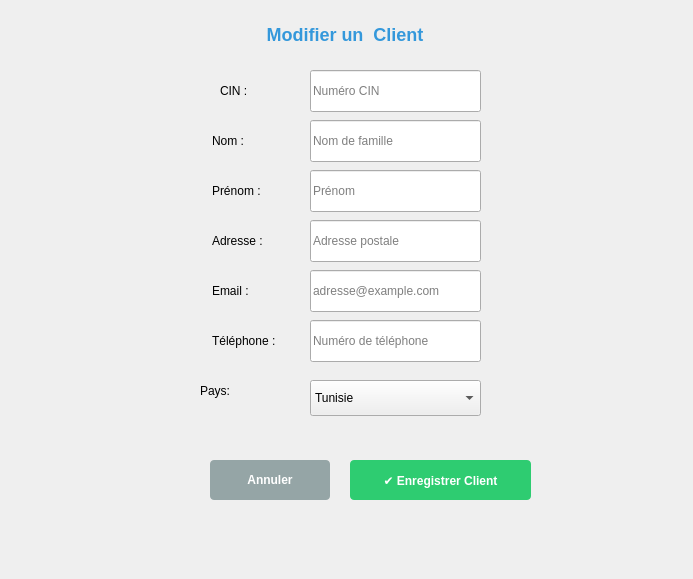
<?xml version="1.0" encoding="UTF-8"?>
<ui version="4.0">
 <class>Dialog</class>
 <widget class="QDialog" name="Dialog">
  <property name="geometry">
   <rect>
    <x>0</x>
    <y>0</y>
    <width>693</width>
    <height>579</height>
   </rect>
  </property>
  <property name="windowTitle">
   <string>Dialog</string>
  </property>
  <property name="styleSheet">
   <string notr="true"/>
  </property>
  <widget class="QLabel" name="label_4">
   <property name="geometry">
    <rect>
     <x>220</x>
     <y>70</y>
     <width>42</width>
     <height>42</height>
    </rect>
   </property>
   <property name="text">
    <string>CIN :</string>
   </property>
  </widget>
  <widget class="QLabel" name="label_8">
   <property name="geometry">
    <rect>
     <x>212</x>
     <y>170</y>
     <width>71</width>
     <height>42</height>
    </rect>
   </property>
   <property name="text">
    <string>Prénom :</string>
   </property>
  </widget>
  <widget class="QLabel" name="label_25">
   <property name="geometry">
    <rect>
     <x>212</x>
     <y>320</y>
     <width>88</width>
     <height>42</height>
    </rect>
   </property>
   <property name="text">
    <string>Téléphone :</string>
   </property>
  </widget>
  <widget class="QLineEdit" name="telephoneLineEdit">
   <property name="geometry">
    <rect>
     <x>310</x>
     <y>320</y>
     <width>171</width>
     <height>42</height>
    </rect>
   </property>
   <property name="placeholderText">
    <string>Numéro de téléphone</string>
   </property>
  </widget>
  <widget class="QLineEdit" name="adresseLineEdit">
   <property name="geometry">
    <rect>
     <x>310</x>
     <y>220</y>
     <width>171</width>
     <height>42</height>
    </rect>
   </property>
   <property name="placeholderText">
    <string>Adresse postale</string>
   </property>
  </widget>
  <widget class="QLineEdit" name="nomLineEdit">
   <property name="geometry">
    <rect>
     <x>310</x>
     <y>120</y>
     <width>171</width>
     <height>42</height>
    </rect>
   </property>
   <property name="text">
    <string/>
   </property>
   <property name="placeholderText">
    <string>Nom de famille</string>
   </property>
  </widget>
  <widget class="QLabel" name="label_3">
   <property name="geometry">
    <rect>
     <x>212</x>
     <y>120</y>
     <width>51</width>
     <height>42</height>
    </rect>
   </property>
   <property name="text">
    <string>Nom :</string>
   </property>
  </widget>
  <widget class="QLineEdit" name="prenomLineEdit">
   <property name="geometry">
    <rect>
     <x>310</x>
     <y>170</y>
     <width>171</width>
     <height>42</height>
    </rect>
   </property>
   <property name="placeholderText">
    <string>Prénom</string>
   </property>
  </widget>
  <widget class="QLineEdit" name="cinLineEdit">
   <property name="geometry">
    <rect>
     <x>310</x>
     <y>70</y>
     <width>171</width>
     <height>42</height>
    </rect>
   </property>
   <property name="readOnly">
    <bool>true</bool>
   </property>
   <property name="placeholderText">
    <string>Numéro CIN</string>
   </property>
  </widget>
  <widget class="QLabel" name="label_27">
   <property name="geometry">
    <rect>
     <x>212</x>
     <y>270</y>
     <width>54</width>
     <height>42</height>
    </rect>
   </property>
   <property name="text">
    <string>Email :</string>
   </property>
  </widget>
  <widget class="QLabel" name="label_24">
   <property name="geometry">
    <rect>
     <x>212</x>
     <y>220</y>
     <width>72</width>
     <height>42</height>
    </rect>
   </property>
   <property name="text">
    <string>Adresse :</string>
   </property>
  </widget>
  <widget class="QLineEdit" name="emailLineEdit">
   <property name="geometry">
    <rect>
     <x>310</x>
     <y>270</y>
     <width>171</width>
     <height>42</height>
    </rect>
   </property>
   <property name="placeholderText">
    <string>adresse@example.com</string>
   </property>
  </widget>
  <widget class="QPushButton" name="ajouterButton_AddForm">
   <property name="geometry">
    <rect>
     <x>350</x>
     <y>460</y>
     <width>181</width>
     <height>40</height>
    </rect>
   </property>
   <property name="minimumSize">
    <size>
     <width>150</width>
     <height>40</height>
    </size>
   </property>
   <property name="styleSheet">
    <string notr="true">QPushButton {
                      background-color: #2ecc71; /* Green */
                      color: white;
                      border: none; border-radius: 4px; padding: 8px 16px;
                      font-weight: bold;
                  }
                  QPushButton:hover { background-color: #28b463; }
                  QPushButton:pressed { background-color: #239b56; }</string>
   </property>
   <property name="text">
    <string>✔️ Enregistrer Client</string>
   </property>
   <property name="iconSize">
    <size>
     <width>16</width>
     <height>16</height>
    </size>
   </property>
   <property name="default">
    <bool>true</bool>
   </property>
  </widget>
  <widget class="QPushButton" name="cancelButton_AddForm">
   <property name="geometry">
    <rect>
     <x>210</x>
     <y>460</y>
     <width>120</width>
     <height>40</height>
    </rect>
   </property>
   <property name="minimumSize">
    <size>
     <width>120</width>
     <height>40</height>
    </size>
   </property>
   <property name="styleSheet">
    <string notr="true">QPushButton { background-color: #95a5a6; color: white; border: none; border-radius: 4px; padding: 8px 16px; font-weight: bold; } QPushButton:hover { background-color: #7f8c8d; } QPushButton:pressed { background-color: #616A6B; }</string>
   </property>
   <property name="text">
    <string>Annuler</string>
   </property>
  </widget>
  <widget class="QLabel" name="label_AddClientTitle">
   <property name="geometry">
    <rect>
     <x>70</x>
     <y>20</y>
     <width>550</width>
     <height>29</height>
    </rect>
   </property>
   <property name="styleSheet">
    <string notr="true">font-size: 18px; font-weight: bold; color: #3498db; border: none; background: transparent;</string>
   </property>
   <property name="text">
    <string>Modifier un  Client</string>
   </property>
   <property name="alignment">
    <set>Qt::AlignmentFlag::AlignCenter</set>
   </property>
  </widget>
  <widget class="QComboBox" name="paysComboBox">
   <property name="geometry">
    <rect>
     <x>310</x>
     <y>380</y>
     <width>171</width>
     <height>36</height>
    </rect>
   </property>
   <property name="minimumSize">
    <size>
     <width>0</width>
     <height>36</height>
    </size>
   </property>
   <item>
    <property name="text">
     <string>Tunisie</string>
    </property>
   </item>
   <item>
    <property name="text">
     <string>Palestine</string>
    </property>
   </item>
   <item>
    <property name="text">
     <string>France</string>
    </property>
   </item>
   <item>
    <property name="text">
     <string>UA</string>
    </property>
   </item>
  </widget>
  <widget class="QLabel" name="label_26">
   <property name="geometry">
    <rect>
     <x>200</x>
     <y>370</y>
     <width>88</width>
     <height>42</height>
    </rect>
   </property>
   <property name="text">
    <string>Pays:</string>
   </property>
  </widget>
 </widget>
 <resources/>
 <connections/>
</ui>
